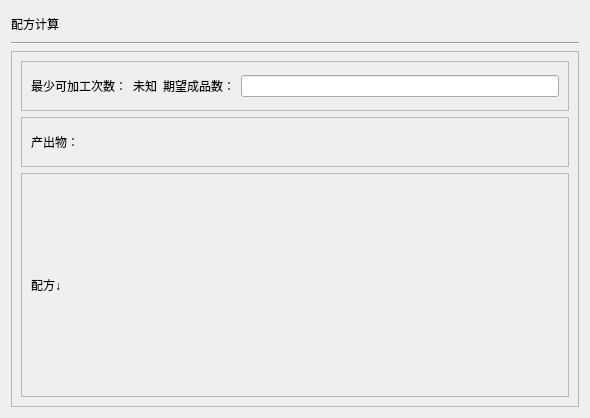
<?xml version="1.0" encoding="UTF-8"?>
<ui version="4.0">
 <class>RecipeDetail</class>
 <widget class="QWidget" name="RecipeDetail">
  <property name="windowModality">
   <enum>Qt::NonModal</enum>
  </property>
  <property name="geometry">
   <rect>
    <x>0</x>
    <y>0</y>
    <width>590</width>
    <height>418</height>
   </rect>
  </property>
  <property name="windowTitle">
   <string>Form</string>
  </property>
  <layout class="QGridLayout" name="gridLayout_2">
   <item row="0" column="0">
    <layout class="QVBoxLayout" name="verticalLayout">
     <item>
      <widget class="QLabel" name="title">
       <property name="maximumSize">
        <size>
         <width>16777215</width>
         <height>25</height>
        </size>
       </property>
       <property name="text">
        <string>配方计算</string>
       </property>
      </widget>
     </item>
     <item>
      <widget class="Line" name="line">
       <property name="orientation">
        <enum>Qt::Horizontal</enum>
       </property>
      </widget>
     </item>
     <item>
      <widget class="QFrame" name="frame">
       <property name="frameShape">
        <enum>QFrame::StyledPanel</enum>
       </property>
       <property name="frameShadow">
        <enum>QFrame::Raised</enum>
       </property>
       <layout class="QGridLayout" name="gridLayout_3">
        <item row="0" column="0">
         <layout class="QVBoxLayout" name="verticalLayout_2">
          <item>
           <widget class="QFrame" name="info_frame">
            <property name="maximumSize">
             <size>
              <width>16777215</width>
              <height>50</height>
             </size>
            </property>
            <property name="frameShape">
             <enum>QFrame::StyledPanel</enum>
            </property>
            <property name="frameShadow">
             <enum>QFrame::Raised</enum>
            </property>
            <layout class="QHBoxLayout" name="horizontalLayout_2">
             <item>
              <layout class="QHBoxLayout" name="horizontalLayout">
               <item>
                <widget class="QLabel" name="label">
                 <property name="maximumSize">
                  <size>
                   <width>16777215</width>
                   <height>16777215</height>
                  </size>
                 </property>
                 <property name="text">
                  <string>最少可加工次数：</string>
                 </property>
                </widget>
               </item>
               <item>
                <widget class="QLabel" name="minProcessingTimes">
                 <property name="text">
                  <string>未知</string>
                 </property>
                </widget>
               </item>
               <item>
                <widget class="QLabel" name="label_2">
                 <property name="text">
                  <string>期望成品数：</string>
                 </property>
                </widget>
               </item>
               <item>
                <widget class="QLineEdit" name="lineEdit">
                 <property name="maximumSize">
                  <size>
                   <width>16777215</width>
                   <height>16777215</height>
                  </size>
                 </property>
                </widget>
               </item>
              </layout>
             </item>
            </layout>
           </widget>
          </item>
          <item>
           <widget class="QFrame" name="output_frame">
            <property name="maximumSize">
             <size>
              <width>16777215</width>
              <height>50</height>
             </size>
            </property>
            <property name="frameShape">
             <enum>QFrame::StyledPanel</enum>
            </property>
            <property name="frameShadow">
             <enum>QFrame::Raised</enum>
            </property>
            <layout class="QHBoxLayout" name="horizontalLayout_4">
             <item>
              <layout class="QHBoxLayout" name="horizontalLayout_3">
               <item>
                <widget class="QLabel" name="label_3">
                 <property name="maximumSize">
                  <size>
                   <width>16777215</width>
                   <height>16777215</height>
                  </size>
                 </property>
                 <property name="text">
                  <string>产出物：</string>
                 </property>
                </widget>
               </item>
              </layout>
             </item>
            </layout>
           </widget>
          </item>
          <item>
           <widget class="QFrame" name="detail_frame">
            <property name="frameShape">
             <enum>QFrame::StyledPanel</enum>
            </property>
            <property name="frameShadow">
             <enum>QFrame::Raised</enum>
            </property>
            <layout class="QGridLayout" name="gridLayout_4">
             <item row="0" column="0">
              <layout class="QGridLayout" name="detail_gridLayout">
               <item row="0" column="0">
                <widget class="QLabel" name="label_4">
                 <property name="maximumSize">
                  <size>
                   <width>16777215</width>
                   <height>25</height>
                  </size>
                 </property>
                 <property name="text">
                  <string>配方↓</string>
                 </property>
                </widget>
               </item>
              </layout>
             </item>
            </layout>
           </widget>
          </item>
         </layout>
        </item>
       </layout>
      </widget>
     </item>
    </layout>
   </item>
  </layout>
 </widget>
 <resources/>
 <connections/>
</ui>
